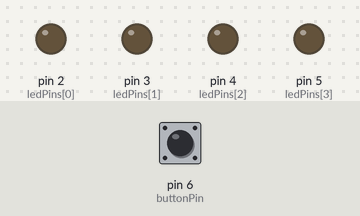
The sketch below on a simulated Arduino Uno, built with avr-gcc and run on an emulated ATmega328P. Parts: output pins drawn as LEDs (lit = HIGH). The inputs (shaded band) are chosen by the test bench; at power-on: pin 6 (buttonPin) HIGH. Random numbers use the default seed unless the sketch sets one.

Above: at 1.2 s.
1.3 s: pin 6 (buttonPin) pulled LOW for 0.15 s
At 2.3 s:
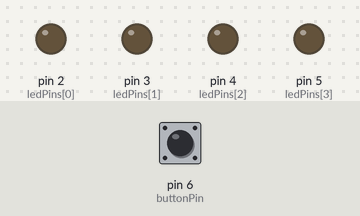
2.9 s: pin 6 (buttonPin) pulled LOW for 1 s
At 3.11 s:
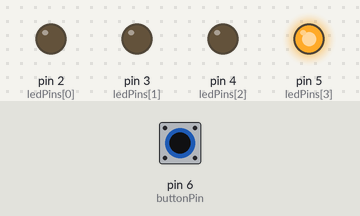
At 3.51 s:
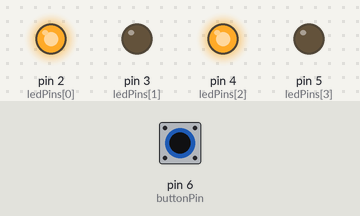
5.9 s: pin 6 (buttonPin) pulled LOW for 0.15 s
At 7.0 s:
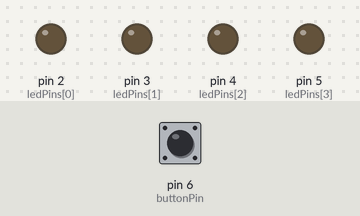
7.5 s: pin 6 (buttonPin) pulled LOW for 3.2 s
12.2 s: pin 6 (buttonPin) pulled LOW for 3.2 s
16.9 s: pin 6 (buttonPin) driven LOW
Timing chart, 0 to 20.9 s (numbered marks = the images above; inputs shaded):
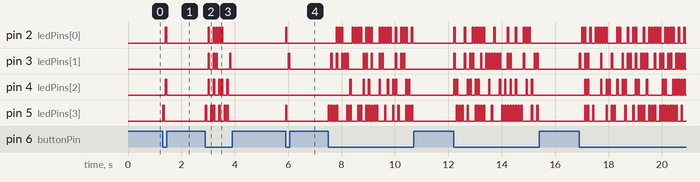

The sketch:

LED_filament_code.ino
```cpp
// Define LED pins
const int ledPins[] = {2, 3, 4, 5};
const int numLeds = 4;

// Define button pin
const int buttonPin = 6;

// Variable to store button state
int buttonState = 0;
int lastButtonState = HIGH;  // Variable to store previous button state

void setup() {
  // Set LED pins as output
  for (int i = 0; i < numLeds; i++) {
    pinMode(ledPins[i], OUTPUT);
  }

  // Set button pin as input
  pinMode(buttonPin, INPUT_PULLUP); // Enable internal pull-up resistor

  // Initialize random seed
  randomSeed(analogRead(0));
}

void loop() {
  // Read the state of the button
  buttonState = digitalRead(buttonPin);

  // Check if button state has changed (button is pressed)
  if (buttonState == LOW && lastButtonState == HIGH) {
    // If button is pressed, continuously flash LEDs
    while (digitalRead(buttonPin) == LOW) {
      // Randomly select number of LEDs to turn on (1 to numLeds)
      int numOn = random(1, numLeds + 1);

      // Turn on selected LEDs
      for (int i = 0; i < numOn; i++) {
        int ledIndex = random(0, numLeds);  // Randomly select an LED
        digitalWrite(ledPins[ledIndex], HIGH); // Turn on the LED
      }

      delay(50);  // Wait for 50 milliseconds

      // Turn off all LEDs
      for (int i = 0; i < numLeds; i++) {
        digitalWrite(ledPins[i], LOW); // Turn off the LED
      }

      delay(50);  // Wait for 50 milliseconds
    }
  }

  // Store current button state
  lastButtonState = buttonState;
}
```

Measured:
- after the input at 1.3 s, pin 2 (ledPins[0]), pin 4 (ledPins[2]): LOW → HIGH after 0.10 s, → LOW 0.05 s later; pin 5 (ledPins[3]): LOW → HIGH at once, → LOW 0.05 s later
- after the input at 2.9 s, pin 2 (ledPins[0]): goes HIGH 0.05 s, LOW 0.15 s, 3 × (HIGH 0.05 s, LOW 0.05 s), HIGH 0.05 s, then LOW, starting after 0.10 s
- after the input at 5.9 s, pin 2 (ledPins[0]), pin 5 (ledPins[3]): LOW → HIGH at once, → LOW 0.05 s later; pin 3 (ledPins[1]): LOW → HIGH after 0.10 s, → LOW 0.05 s later
